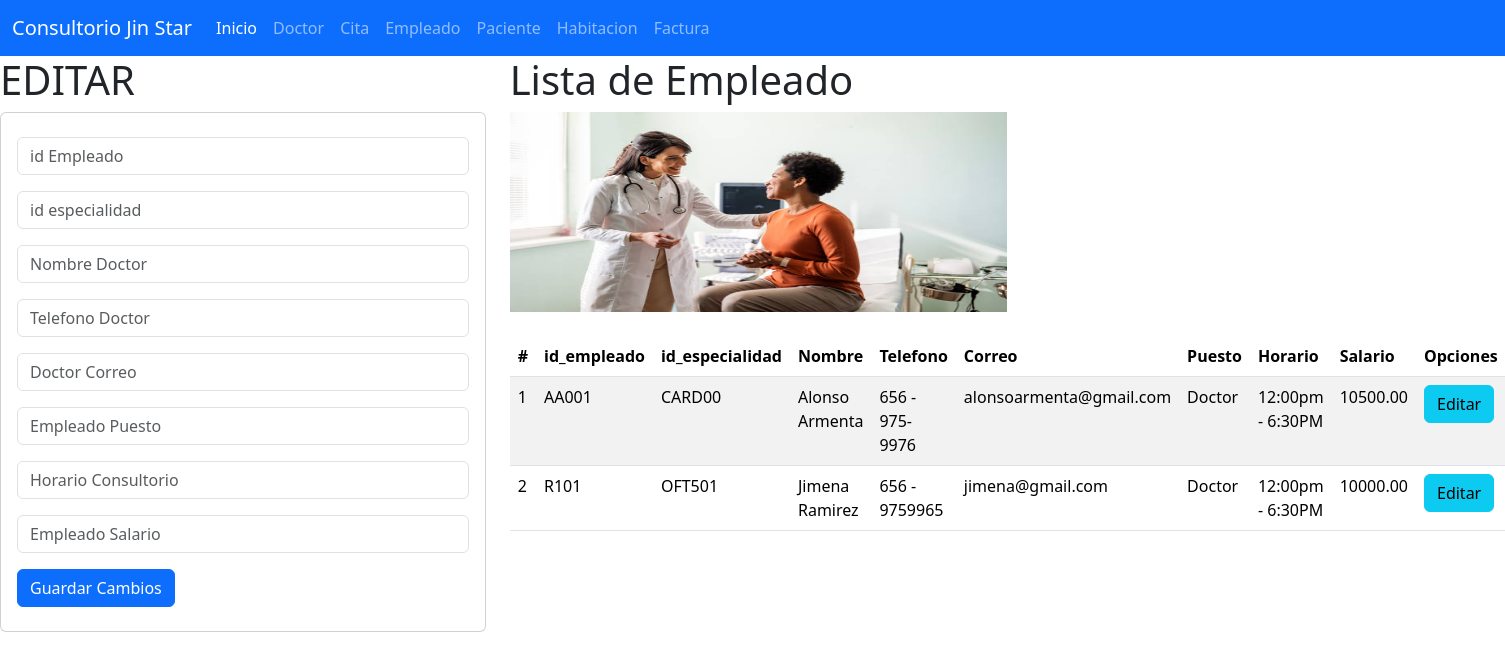
Page /empleado on the committed database.
### empleado_app/models.py (models this page shows, shortened)
class Empleado(models.Model):
    id_empleado=models.CharField(primary_key=True,max_length=6)
    id_especialidad=models.CharField(max_length=6)
    nombre=models.CharField(max_length=100)
    telefono=models.CharField(max_length=15)
    correo=models.CharField(max_length=40)
    puesto=models.CharField(max_length=35)
    horario=models.CharField(max_length=12)
    salario=models.DecimalField(max_digits=12,decimal_places=2)

### empleado_app/views.py (the view)
# urls.py: path("empleado", views.inicio_vistaEmpleado, name="empleado"),
def inicio_vistaEmpleado(request):
    elempleado=Empleado.objects.all()
    return render(request,"gestionarEmpleado.html",{"miempleado":elempleado})

### empleado_app/templates/gestionarEmpleado.html (shortened to what this page needs)
{% extends "base.html" %}
{% block cuerpo %}
{% load static %}
    <div class="row">
    <div class="col-sm-12 col-md-4 col-lg-4 col-xl-4">
    <h1> EDITAR </h1>
    <div class="card">
        <div class="card-body">
        <form action="registrarEmpleado/" method= "POST"> {% csrf_token %}
            <div class="form-group py-2">
            <input type="text" id="skzid_empleado" name="skzid_empleado" class="form-control" placeholder="id Empleado" minlenght="1" maxlenght="6" required>
            </div>
            <div class="form-group py-2">
            <input type="text" id="skzid_especialidad" name="skzid_especialidad" class="form-control" placeholder="id especialidad" minlenght="1" maxlenght="6" required>
            </div>
            <div class="form-group py-2">
            <input type="text" id="skznombre" name="skznombre" class="form-control" placeholder="Nombre Doctor" maxlenght="100" required>
            </div>
            <div class="form-group py-2">
            <input type="text" id="skztel" name="skztel" class="form-control" placeholder="Telefono Doctor" minlenght="1" maxlenght="15" required>
            </div>
            <div class="form-group py-2">
            <input type="text" id="skzcorreo" name="skzcorreo" class="form-control" placeholder="Doctor Correo" minlenght="1" maxlenght="40" required>
            </div>
            <div class="form-group py-2">
            <input type="text" id="skzpuesto" name="skzpuesto" class="form-control" placeholder="Empleado Puesto" minlenght="1" maxlenght="35" required>
            </div>
            <div class="form-group py-2">
            <input type="text" id="skzhorario" name="skzhorario" class="form-control" placeholder="Horario Consultorio" minlenght="1" maxlenght="12" required>
            </div>
            <div class="form-group py-2">
            <input type="number" id="skzsalario" name="skzsalario" class="form-control" placeholder="Empleado Salario" minlenght="1" maxlenght="12" required>
            </div>
            <div class="form-group py-2">
            <button type="submit" class="btn btn-primary">Guardar Cambios</button>
        </div>
        </form>
    </div>
    </div>
    </div>
    <div class="col-sm-12 col-md-8 col-lg-8 col-xl-8 ">
        <h1> Lista de Empleado </h1>
        <img class="w-50" src="{% static 'img/empleado.jpg' %}" alt="alondra" width="100" height="200">
        <br>
        <br>
        <table class="table table-striped">
            <thead>
            <tr>
                <th scope="col">#</th>
                <th scope="col">id_empleado</th>
                <th scope="col">id_especialidad</th>
                <th scope="col">Nombre</th>
                <th scope="col">Telefono</th>
                <th scope="col">Correo</th>
                <th scope="col">Puesto</th>
                <th scope="col">Horario</th>
                <th scope="col">Salario</th>
                <th> Opciones </th>
            </tr>
            </thead>
            <tbody>
        {% for m in miempleado %}
        <tr>
            <td>
                {{forloop.counter}}
            </td>
            <td> {{m.id_empleado}} </td>
            <td> {{m.id_especialidad}} </td>
            <td> {{m.nombre}} </td>
            <td> {{m.telefono}} </td>
            <td> {{m.correo}} </td>
            <td> {{m.puesto}} </td>
            <td> {{m.horario}} </td>
            <td> {{m.salario}} </td>
            <td> <a href="seleccionarEmpleado/{{m.id_empleado}}" class="btn btn-info">Editar</a></td>
        </tr>
        {% endfor %}
            </tbody>
        </table>
{% endblock %}

### rows in the picture
Empleado: id_empleado "AA001", id_especialidad "CARD00", nombre "Alonso Armenta", telefono "656 - 975-9976", correo "alonsoarmenta@gmail.com", puesto "Doctor", horario "12:00pm - 6:30PM", salario "10500.00"
Empleado: id_empleado "R101", id_especialidad "OFT501", nombre "Jimena Ramirez", telefono "656 - 9759965", correo "jimena@gmail.com", puesto "Doctor", horario "12:00pm - 6:30PM", salario "10000.00"
